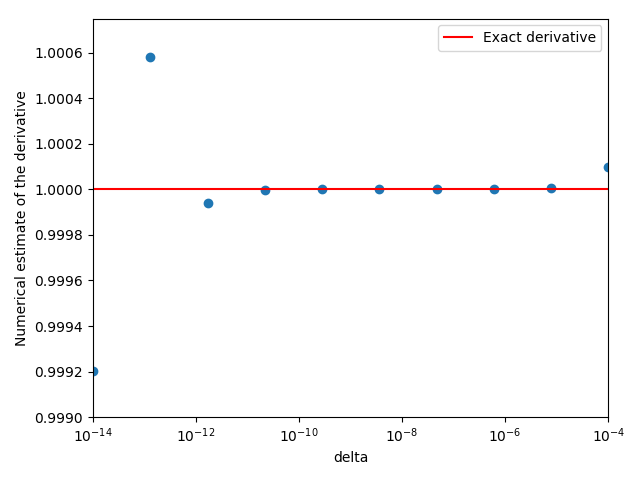

This figure's Python source:
# CTA200H 2017 Problem Set 1, Question 5
# Jack Hong and Bill Kong

import numpy as np
import matplotlib.pyplot as plt


def deriv(f, x, delta):
    """Return the approximate derivative of f at x"""
    return (f(x + delta) - f(x)) / delta


def f(x):
    return x * (x - 1)


def dfdx(x):
    return (x - 1) + x


def main():
    x = 1
    deriv_estimates = []
    deltas = np.logspace(-4, -14, 10)
    for delta in deltas:
        deriv_estimates.append(deriv(f, x, delta))

    plt.scatter(deltas, deriv_estimates)
    plt.xlim([1e-14, 1e-4])
    plt.ylim([0.999, 1.00075])
    plt.xscale('log')
    plt.ylabel("Numerical estimate of the derivative")
    plt.xlabel("delta")

    plt.plot([1e-14, 1e-4], [dfdx(1), dfdx(1)], color='r', label='Exact derivative')
    plt.legend()
    plt.tight_layout()

    plt.show()

if __name__ == "__main__":
    main()
